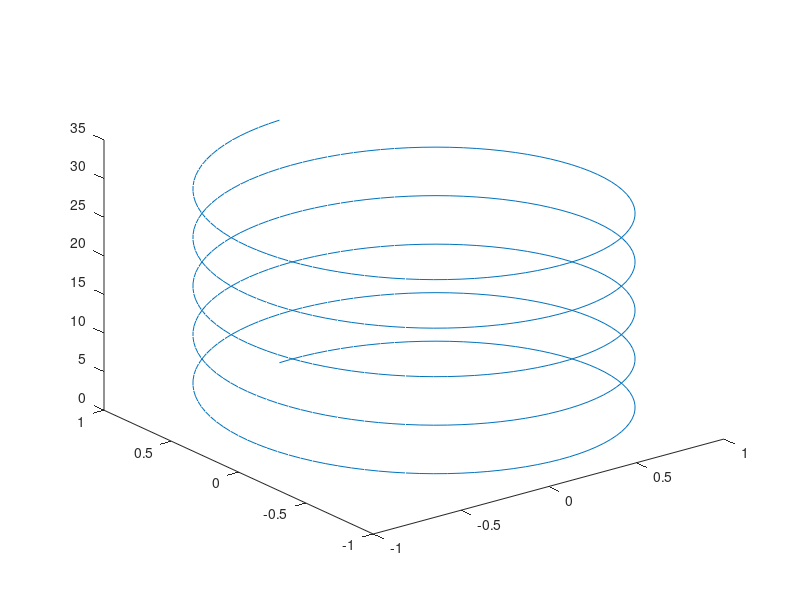

Write the MATLAB code that produced this figure.
%% Plot 3-D Helix
% Define |t| as values between 0 and $10\pi$. Define |st| and |ct| as
% vectors of sine and cosine values. Plot a 3-D helix.

% Copyright 2015 The MathWorks, Inc.


t = 0:pi/50:10*pi;
st = sin(t);
ct = cos(t);

figure
plot3(st,ct,t)

